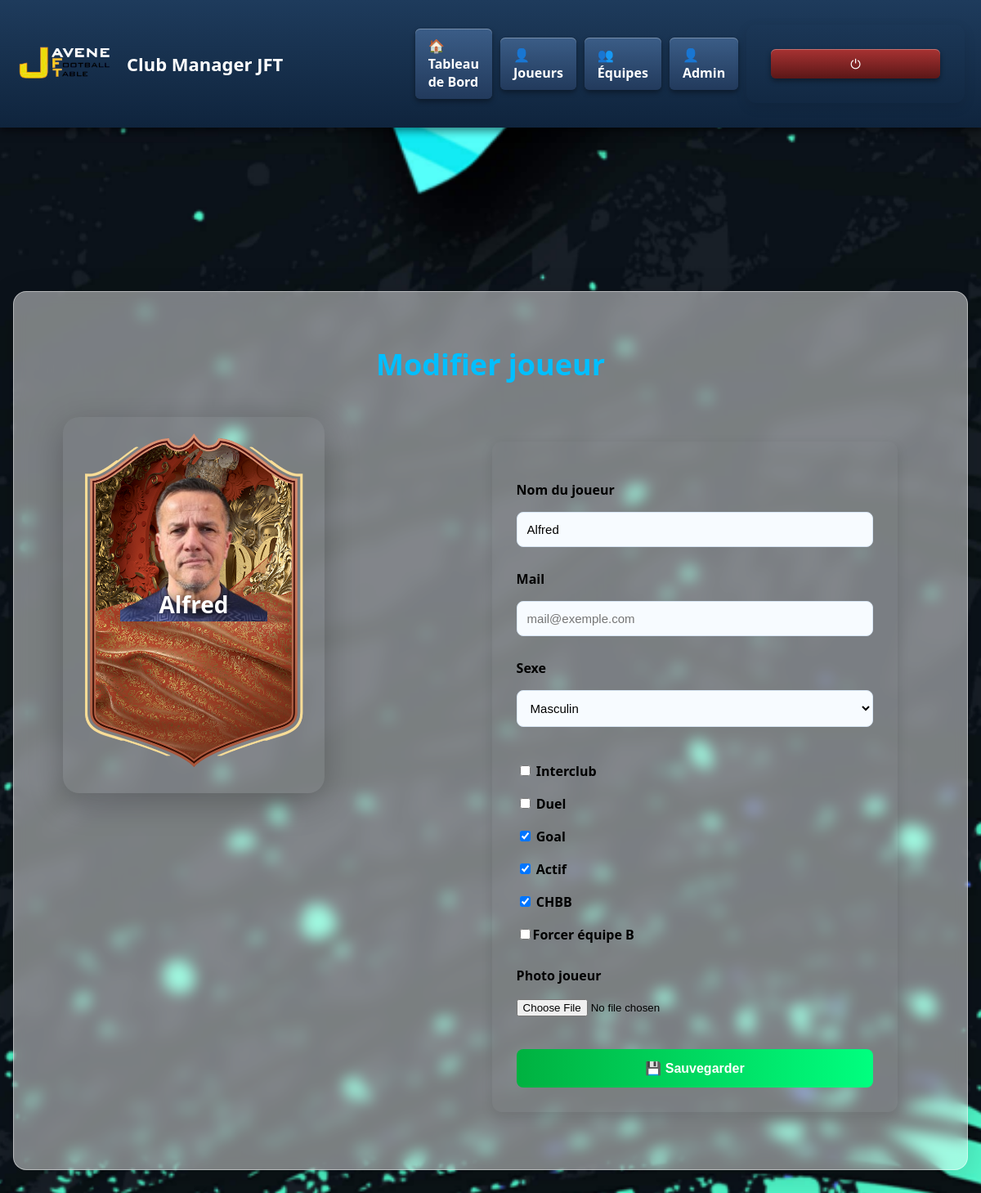
The page /admin/player/edit/1 on the database its author committed.
### app.py (models this page shows)
class Player(db.Model):
    id = db.Column(db.Integer, primary_key=True)
    name = db.Column(db.String(100))
    mail = db.Column(db.String(200))
    photo = db.Column(db.String(200), default="/static/img/default.png")
    sexe = db.Column(db.String(1), default="M")
    actif = db.Column(db.Boolean, default=True)
    team = db.Column(db.String(1))  # "A", "B" ou NULL
    force_team_b = db.Column(db.Boolean, default=False)
    card_background = db.Column(db.String(200))
    card_video = db.Column(db.String(200), nullable=True)
    duel = db.Column(db.Integer, default=0)
    goal = db.Column(db.Integer, default=0)
    goal_won = db.Column(db.Integer, default=0)
    matches = db.Column(db.Integer, default=0)
    matches_duel = db.Column(db.Integer, default=0)
    matches_goal = db.Column(db.Integer, default=0)
    wins = db.Column(db.Integer, default=0)
    losses = db.Column(db.Integer, default=0)
    elo = db.Column(db.Integer, default=1000)
    membre_club = db.Column(db.Boolean, default=True)
    interclub = db.Column(db.Boolean, default=False)
    interclub_wins = db.Column(db.Integer, default=0)
    atelier_duel = db.Column(db.Boolean, default=True)
    atelier_goal = db.Column(db.Boolean, default=True)
    external_club = db.Column(db.String(100))
    club_logo = db.Column(db.String(200))
    dette = db.Column(db.Float, default=0)
    chbb = db.Column(db.Boolean, default=False)
    chbb_count = db.Column(db.Integer, default=3)
    chbb_date1 = db.Column(db.String(50))
    chbb_date2 = db.Column(db.String(50))
    chbb_date3 = db.Column(db.String(50))

### app.py (the view, shortened to what this page needs)
@app.route("/admin/player/edit/<int:id>", methods=["GET", "POST"])
def edit_player(id):
    player = Player.query.get_or_404(id)
    return render_template(
        "admin_player_edit.html",
        player=player
    )

### app.py (called while the page is built)
@app.after_request
def add_header(response):
    response.headers["Cache-Control"] = "no-store"
    return response

### templates/admin_player_edit.html (shortened to what this page needs)
{% extends "base.html" %}
{% block content %}
<h1>Modifier joueur</h1>
<div class="form-grid">
    <div class="card-preview">
        <div class="player-card" id="player_card">
            <img id="photo_preview" class="player-photo" src="{{ player.photo or '/static/img/default.png' }}">
            <div class="player-name" id="player_name_preview">
                {{ player.name }}
            </div>
        </div>
    </div>
    <div>
        <form method="POST" enctype="multipart/form-data">
            <label>Nom du joueur</label>
            <input type="text" name="name" id="player_name_input" value="{{ player.name }}">
            <label>Mail</label>
            <input type="email" name="mail" value="{{ player.mail or '' }}" placeholder="mail@exemple.com">
            <label>Sexe</label>
            <select name="sexe">
                <option value="M" {% if player.sexe=='M' %}selected{% endif %}>
                    Masculin
                </option>
            </select>
            <div class="checkbox-group">
                <label>
                    <input type="checkbox" name="interclub" {% if player.interclub %}checked{% endif %}>
                    Interclub
                </label>
                <label>
                    <input type="checkbox" name="atelier_duel" id="atelierDuelCheckbox" >
                    Duel
                </label>
                <label>
                    <input type="checkbox" name="atelier_goal" id="atelierGoalCheckbox" {% if player.atelier_goal
                        %}checked{% endif %}>
                    Goal
                </label>
                <label>
                    <input type="checkbox" name="actif" {% if player.actif %}checked{% endif %}>
                    Actif
                </label>
                <label>
                    <input type="checkbox" name="chbb" {% if player.chbb %}checked{% endif %}>
                    CHBB
                </label>
                <label><input type="checkbox" name="force_team_b" value="1" ><strong>Forcer équipe B</strong></label>
            </div>
            <label>Photo joueur</label>
            <input type="file" name="photo" id="photo_input">
            <button class="btn-add">💾 Sauvegarder</button>
        </form>
    </div>
</div>
{% endblock %}

### static/css/style.css (style rules this page uses)
body { margin: 0; font-family: Arial; }
.player-photo { position: absolute; top: 63px; left: 50%; transform: translateX(-50%); width: 140px; }
.player-name { position: absolute; top: 210px; left: 0; right: 0; font-size: 22px; font-weight: bold; }

### static/css/edit_player.css (style rules this page uses)
html, body { min-height: 100%; }
body.edit_player { margin: 0; font-family: 'Segoe UI', Arial, sans-serif; background-image: url("/static/img/background/background-3.png"); background-size: cover; background-position: center; background-repeat: no-repeat; background-attachment: fixed; min-height: 100vh; }
body.edit_player h1 { text-align: center; font-size: 36px; margin-bottom: 40px; color: #00bfff; }
.form-grid { display: grid; grid-template-columns: 420px 1fr; gap: 80px; align-items: start; }
.form-grid > div:last-child { display: flex; justify-content: center; }
body.edit_player form { font-size: 16px; width: min(100%, 520px); }
body.edit_player label { display: block; margin-top: 18px; font-weight: 600; }
body.edit_player input[type="email"], body.edit_player input[type="text"], body.edit_player select { width: 100%; max-width: 500px; padding: 12px; margin-top: 6px; border-radius: 8px; border: 1px solid #d8e6f5; background: #f7fbff; font-size: 15px; box-sizing: border-box; }
body.edit_player input[type="file"] { margin-top: 8px; width: 100%; }
.checkbox-group { margin-top: 15px; }
.checkbox-group label { display: inline-block; margin-right: 20px; }
.btn-add { margin-top: 30px; padding: 14px 50px; font-size: 16px; border: none; border-radius: 8px; background: linear-gradient(to right, #00b140, #00ff7f); color: white; font-weight: bold; cursor: pointer; }
.player-card { width: 320px; height: 460px; position: relative; border-radius: 20px; overflow: hidden; box-shadow: 0 10px 40px rgba(0, 0, 0, 0.25); }
.edit_player .player-photo { position: absolute; top: 70px; left: 50%; transform: translateX(-50%); width: 180px; height: 180px; object-fit: cover; z-index: 3; }
.edit_player .player-name { position: absolute; bottom: 177px; width: 100%; text-align: center; font-size: 28px; font-weight: bold; color: white; text-shadow: 0 0 10px rgba(0, 0, 0, 0.7); z-index: 4; }
body.edit_player form { max-width: 80%; margin: 30px auto; padding: 30px; border-radius: 12px; box-shadow: 0 5px 15px rgba(0, 0, 0, 0.1); display: flex; flex-direction: column; gap: 10px; color: black; }

### rows shown on the page
Player: photo (picture), name "Alfred", sexe "Masculin", atelier_goal "☑", actif "☑", chbb "☑"
